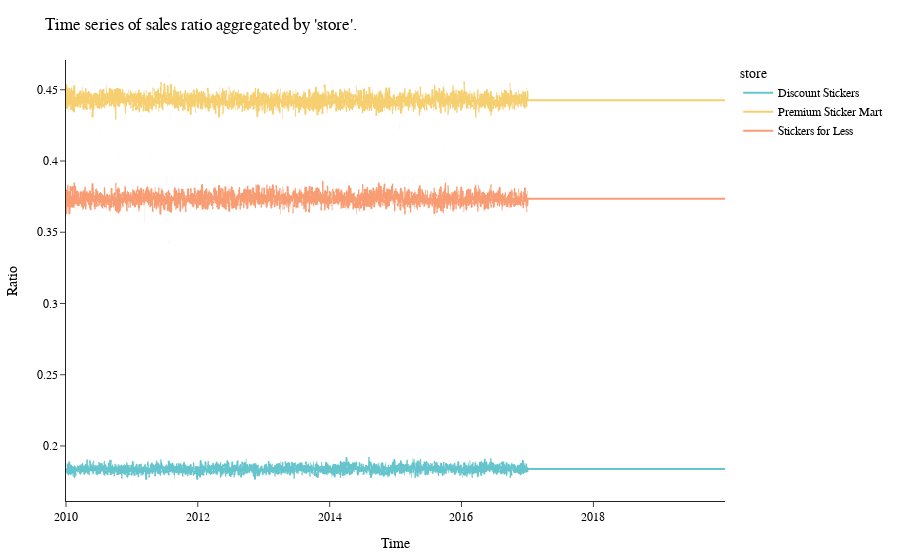
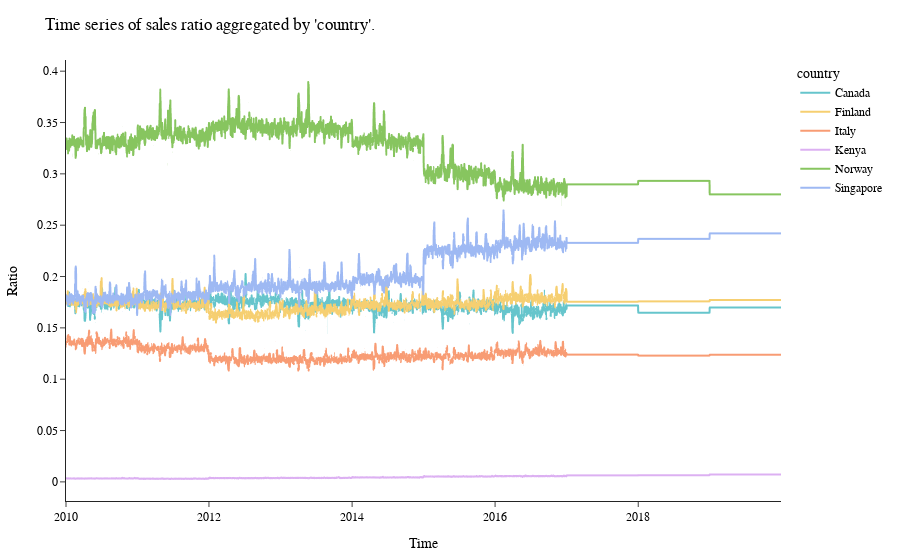
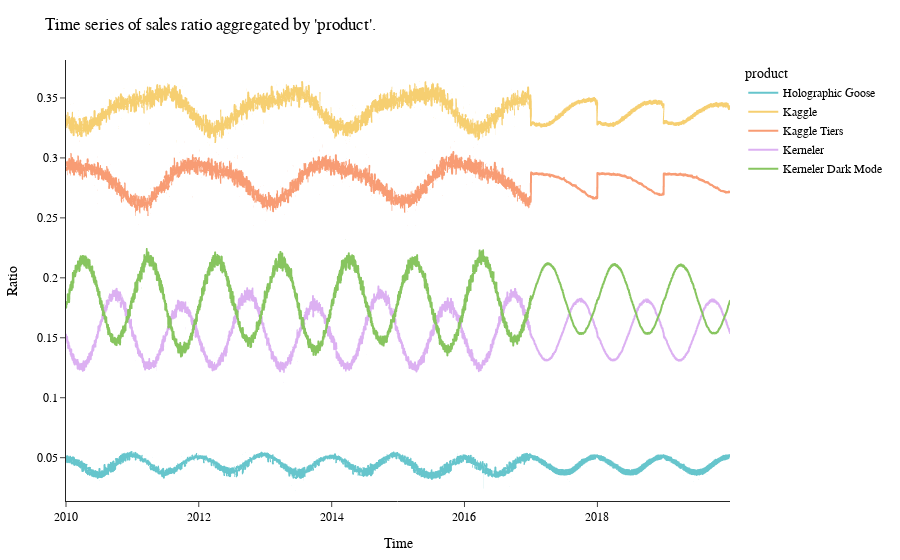

The notebook cell these images were saved under, in order:
### Code cell
import plotly.express as px

def plot_ratios(df, column):
    agg_sales = df.groupby(['date', column])['num_sold'].sum().reset_index()
    total_sales = df.groupby(['date'])['num_sold'].sum().reset_index()
    sales_ratio = pd.merge(
        agg_sales,
        total_sales,
        how='left',
        on='date',
        suffixes=('_agg','_total')
    )
    sales_ratio['ratio'] = sales_ratio['num_sold_agg'] / sales_ratio['num_sold_total']

    fig = px.line(
        sales_ratio,
        x='date',
        y='ratio',
        color=column,
        title=f"Time series of sales ratio aggregated by '{column}'.",
        template='simple_white',
        color_discrete_sequence=px.colors.qualitative.Pastel,
    )
    fig.update_layout(
        font=dict(
            family="Helvetica",
            size=12,
            color="black"
        ),
        xaxis_title=f"Time",
        yaxis_title="Ratio",
        showlegend=True,
        margin=dict(l=30, r=30, t=60, b=30)
    )
    fig.show()

plot_ratios(pd.concat([pred_test, train]), 'store')
plot_ratios(pd.concat([pred_test, train]), 'country')
plot_ratios(pd.concat([pred_test, train]), 'product')

### Figure 1 — Plotly figure (JSON) as saved in the notebook; plotly's stock layout.template omitted (floating-point values rounded to 4 significant figures; data arrays with more than 128 entries replaced by an {"elided": "..."} marker saying what was removed)
{"data": [{"hovertemplate": "store=Discount Stickers<br>date=%{x}<br>ratio=%{y}<extra></extra>", "legendgroup": "Discount Stickers", "line": {"color": "rgb(102, 197, 204)", "dash": "solid"}, "marker": {"symbol": "circle"}, "mode": "lines", "name": "Discount Stickers", "showlegend": true, "type": "scattergl", "x": {"elided": "3652 str values"}, "xaxis": "x", "y": {"elided": "3652 float values"}, "yaxis": "y"}, {"hovertemplate": "store=Premium Sticker Mart<br>date=%{x}<br>ratio=%{y}<extra></extra>", "legendgroup": "Premium Sticker Mart", "line": {"color": "rgb(246, 207, 113)", "dash": "solid"}, "marker": {"symbol": "circle"}, "mode": "lines", "name": "Premium Sticker Mart", "showlegend": true, "type": "scattergl", "x": {"elided": "3652 str values"}, "xaxis": "x", "y": {"elided": "3652 float values"}, "yaxis": "y"}, {"hovertemplate": "store=Stickers for Less<br>date=%{x}<br>ratio=%{y}<extra></extra>", "legendgroup": "Stickers for Less", "line": {"color": "rgb(248, 156, 116)", "dash": "solid"}, "marker": {"symbol": "circle"}, "mode": "lines", "name": "Stickers for Less", "showlegend": true, "type": "scattergl", "x": {"elided": "3652 str values"}, "xaxis": "x", "y": {"elided": "3652 float values"}, "yaxis": "y"}], "layout": {"font": {"color": "black", "family": "Helvetica", "size": 12}, "legend": {"title": {"text": "store"}, "tracegroupgap": 0}, "margin": {"b": 30, "l": 30, "r": 30, "t": 60}, "showlegend": true, "title": {"text": "Time series of sales ratio aggregated by 'store'."}, "xaxis": {"anchor": "y", "domain": [0, 1], "title": {"text": "Time"}}, "yaxis": {"anchor": "x", "domain": [0, 1], "title": {"text": "Ratio"}}}}

### Figure 2 — Plotly figure (JSON) as saved in the notebook; plotly's stock layout.template omitted (floating-point values rounded to 4 significant figures; data arrays with more than 128 entries replaced by an {"elided": "..."} marker saying what was removed)
{"data": [{"hovertemplate": "country=Canada<br>date=%{x}<br>ratio=%{y}<extra></extra>", "legendgroup": "Canada", "line": {"color": "rgb(102, 197, 204)", "dash": "solid"}, "marker": {"symbol": "circle"}, "mode": "lines", "name": "Canada", "showlegend": true, "type": "scattergl", "x": {"elided": "3652 str values"}, "xaxis": "x", "y": {"elided": "3652 float values"}, "yaxis": "y"}, {"hovertemplate": "country=Finland<br>date=%{x}<br>ratio=%{y}<extra></extra>", "legendgroup": "Finland", "line": {"color": "rgb(246, 207, 113)", "dash": "solid"}, "marker": {"symbol": "circle"}, "mode": "lines", "name": "Finland", "showlegend": true, "type": "scattergl", "x": {"elided": "3652 str values"}, "xaxis": "x", "y": {"elided": "3652 float values"}, "yaxis": "y"}, {"hovertemplate": "country=Italy<br>date=%{x}<br>ratio=%{y}<extra></extra>", "legendgroup": "Italy", "line": {"color": "rgb(248, 156, 116)", "dash": "solid"}, "marker": {"symbol": "circle"}, "mode": "lines", "name": "Italy", "showlegend": true, "type": "scattergl", "x": {"elided": "3652 str values"}, "xaxis": "x", "y": {"elided": "3652 float values"}, "yaxis": "y"}, {"hovertemplate": "country=Kenya<br>date=%{x}<br>ratio=%{y}<extra></extra>", "legendgroup": "Kenya", "line": {"color": "rgb(220, 176, 242)", "dash": "solid"}, "marker": {"symbol": "circle"}, "mode": "lines", "name": "Kenya", "showlegend": true, "type": "scattergl", "x": {"elided": "3652 str values"}, "xaxis": "x", "y": {"elided": "3652 float values"}, "yaxis": "y"}, {"hovertemplate": "country=Norway<br>date=%{x}<br>ratio=%{y}<extra></extra>", "legendgroup": "Norway", "line": {"color": "rgb(135, 197, 95)", "dash": "solid"}, "marker": {"symbol": "circle"}, "mode": "lines", "name": "Norway", "showlegend": true, "type": "scattergl", "x": {"elided": "3652 str values"}, "xaxis": "x", "y": {"elided": "3652 float values"}, "yaxis": "y"}, {"hovertemplate": "country=Singapore<br>date=%{x}<br>ratio=%{y}<extra></extra>", "legendgroup": "Singapore", "line": {"color": "rgb(158, 185, 243)", "dash": "solid"}, "marker": {"symbol": "circle"}, "mode": "lines", "name": "Singapore", "showlegend": true, "type": "scattergl", "x": {"elided": "3652 str values"}, "xaxis": "x", "y": {"elided": "3652 float values"}, "yaxis": "y"}], "layout": {"font": {"color": "black", "family": "Helvetica", "size": 12}, "legend": {"title": {"text": "country"}, "tracegroupgap": 0}, "margin": {"b": 30, "l": 30, "r": 30, "t": 60}, "showlegend": true, "title": {"text": "Time series of sales ratio aggregated by 'country'."}, "xaxis": {"anchor": "y", "domain": [0, 1], "title": {"text": "Time"}}, "yaxis": {"anchor": "x", "domain": [0, 1], "title": {"text": "Ratio"}}}}

### Figure 3 — Plotly figure (JSON) as saved in the notebook; plotly's stock layout.template omitted (floating-point values rounded to 4 significant figures; data arrays with more than 128 entries replaced by an {"elided": "..."} marker saying what was removed)
{"data": [{"hovertemplate": "product=Holographic Goose<br>date=%{x}<br>ratio=%{y}<extra></extra>", "legendgroup": "Holographic Goose", "line": {"color": "rgb(102, 197, 204)", "dash": "solid"}, "marker": {"symbol": "circle"}, "mode": "lines", "name": "Holographic Goose", "showlegend": true, "type": "scattergl", "x": {"elided": "3652 str values"}, "xaxis": "x", "y": {"elided": "3652 float values"}, "yaxis": "y"}, {"hovertemplate": "product=Kaggle<br>date=%{x}<br>ratio=%{y}<extra></extra>", "legendgroup": "Kaggle", "line": {"color": "rgb(246, 207, 113)", "dash": "solid"}, "marker": {"symbol": "circle"}, "mode": "lines", "name": "Kaggle", "showlegend": true, "type": "scattergl", "x": {"elided": "3652 str values"}, "xaxis": "x", "y": {"elided": "3652 float values"}, "yaxis": "y"}, {"hovertemplate": "product=Kaggle Tiers<br>date=%{x}<br>ratio=%{y}<extra></extra>", "legendgroup": "Kaggle Tiers", "line": {"color": "rgb(248, 156, 116)", "dash": "solid"}, "marker": {"symbol": "circle"}, "mode": "lines", "name": "Kaggle Tiers", "showlegend": true, "type": "scattergl", "x": {"elided": "3652 str values"}, "xaxis": "x", "y": {"elided": "3652 float values"}, "yaxis": "y"}, {"hovertemplate": "product=Kerneler<br>date=%{x}<br>ratio=%{y}<extra></extra>", "legendgroup": "Kerneler", "line": {"color": "rgb(220, 176, 242)", "dash": "solid"}, "marker": {"symbol": "circle"}, "mode": "lines", "name": "Kerneler", "showlegend": true, "type": "scattergl", "x": {"elided": "3652 str values"}, "xaxis": "x", "y": {"elided": "3652 float values"}, "yaxis": "y"}, {"hovertemplate": "product=Kerneler Dark Mode<br>date=%{x}<br>ratio=%{y}<extra></extra>", "legendgroup": "Kerneler Dark Mode", "line": {"color": "rgb(135, 197, 95)", "dash": "solid"}, "marker": {"symbol": "circle"}, "mode": "lines", "name": "Kerneler Dark Mode", "showlegend": true, "type": "scattergl", "x": {"elided": "3652 str values"}, "xaxis": "x", "y": {"elided": "3652 float values"}, "yaxis": "y"}], "layout": {"font": {"color": "black", "family": "Helvetica", "size": 12}, "legend": {"title": {"text": "product"}, "tracegroupgap": 0}, "margin": {"b": 30, "l": 30, "r": 30, "t": 60}, "showlegend": true, "title": {"text": "Time series of sales ratio aggregated by 'product'."}, "xaxis": {"anchor": "y", "domain": [0, 1], "title": {"text": "Time"}}, "yaxis": {"anchor": "x", "domain": [0, 1], "title": {"text": "Ratio"}}}}
